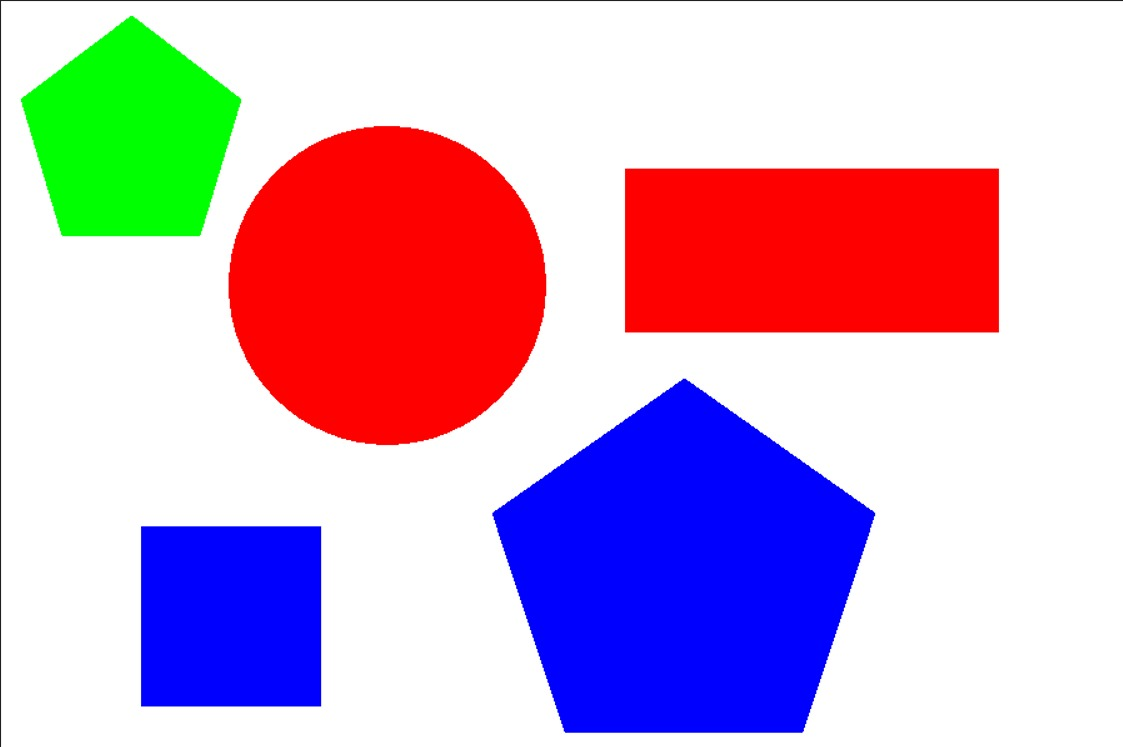
#> input picture Trial.jpeg, 1123 x 747 px
$ python IEEE_Project_Dectecting_objects.py
#> lines starting #> are read from the running program, lines starting #| are printed output that depends on the picture; after the words box and inside, x2 and y2 are one past the last pixel; in counts of white or black regions, pixels touching at a corner belong together

import numpy as np
import cv2 as cv


#Change Address of the image
imageFrame = cv.imread('Trial.jpeg')
#> imageFrame is the input picture: shape (747, 1123, 3); mean B, G, R 201, 173.2, 205.3

global images
images = []

# Start a while loop
# while(1):

# Reading the video from the
# webcam in image frames
# _, imageFrame = webcam.read()

# Convert the imageFrame in
# BGR(RGB color space) to
# HSV(hue-saturation-value)
# color space
hsvFrame = cv.cvtColor(imageFrame, cv.COLOR_BGR2HSV)
#> hsvFrame: shape (747, 1123, 3); mean H, S, V 24.8, 91.7, 253.8

# Set range for red color and
# define mask
red_lower = np.array([0, 50, 50], np.uint8)
red_upper = np.array([10, 255, 255], np.uint8)
red_mask = cv.inRange(hsvFrame, red_lower, red_upper)
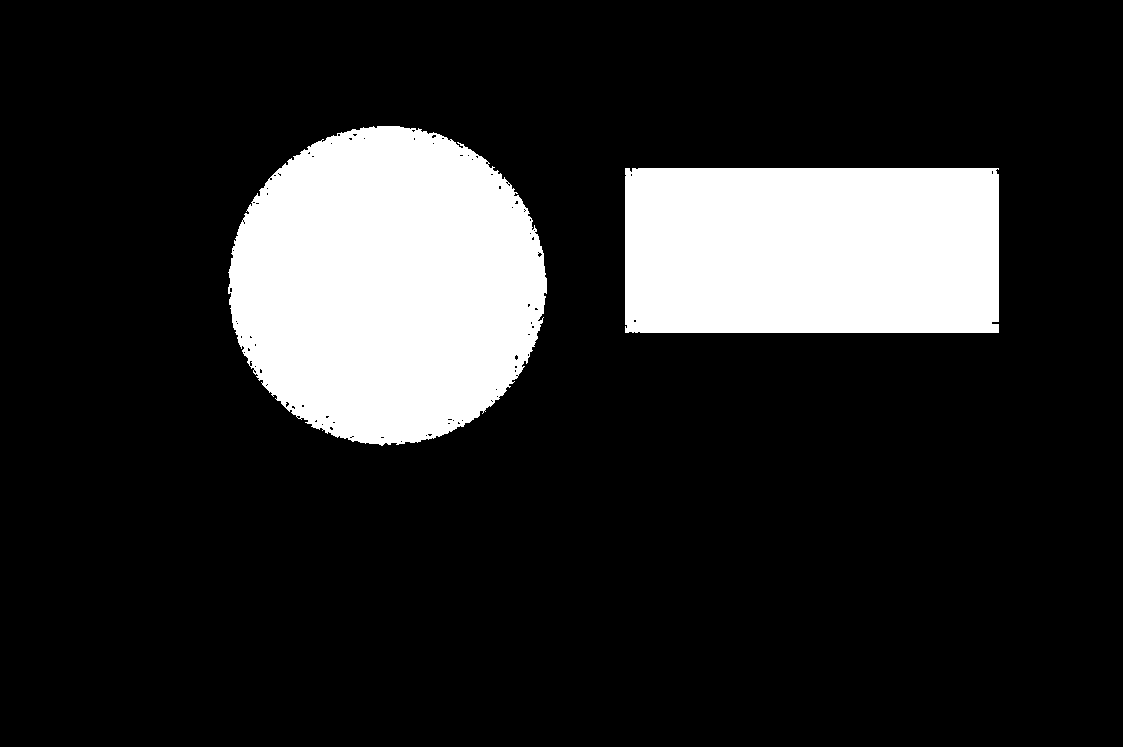
#> red_mask: shape (747, 1123); 16.8% white; 2 white regions, box (x1, y1, x2, y2) and area: (228, 126, 547, 446) 79048, (625, 168, 999, 333) 61657

# Set range for green color and
# define mask
green_lower = np.array([50, 100, 100], np.uint8)
green_upper = np.array([60, 255, 255], np.uint8)
green_mask = cv.inRange(hsvFrame, green_lower, green_upper)
#> green_mask: shape (747, 1123); 3.9% white; 3 white regions (2 under 20 px), largest, box (x1, y1, x2, y2) and area: (22, 16, 241, 236) 32853

# Set range for blue color and
# define mask
blue_lower = np.array([94, 80, 2], np.uint8)
blue_upper = np.array([120, 255, 255], np.uint8)
blue_mask = cv.inRange(hsvFrame, blue_lower, blue_upper)
#> blue_mask: shape (747, 1123); 15.1% white; 3 white regions (1 under 20 px), largest, box (x1, y1, x2, y2) and area: (493, 379, 875, 733) 93752, (141, 526, 321, 707) 32565

# Set range for orange color and
# define mask
orange_lower = np.array([10,100,20],np.uint8)
orange_upper = np.array([25,255,255],np.uint8)
orange_mask = cv.inRange(hsvFrame, orange_lower,orange_upper)
#> orange_mask: shape (747, 1123); every value is 0

# Set range for yellow color and
# define mask
yellow_lower = np.array([25,255,255], np.uint8)
yellow_upper = np.array([45,255,255], np.uint8)
yellow_mask = cv.inRange(hsvFrame, yellow_lower, yellow_upper)


# Morphological Transform, Dilation
# for each color and bitwise_and operator
# between imageFrame and mask determines
# to detect only that particular color
kernal = np.ones((5, 5), "uint8")

# For red color
red_mask = cv.dilate(red_mask, kernal)
#> red_mask: shape (747, 1123); 17.4% white; 2 white regions, box (x1, y1, x2, y2) and area: (226, 124, 549, 448) 82242, (623, 166, 1001, 335) 63882
# res_red = cv.bitwise_and(imageFrame, imageFrame,
                            # mask = red_mask)

# For green color
green_mask = cv.dilate(green_mask, kernal)
#> green_mask: shape (747, 1123); 4.2% white; 1 white region, box (x1, y1, x2, y2) and area: (20, 14, 243, 238) 35544
# res_green = cv.bitwise_and(imageFrame, imageFrame,
                            # mask = green_mask)

# For blue color
blue_mask = cv.dilate(blue_mask, kernal)
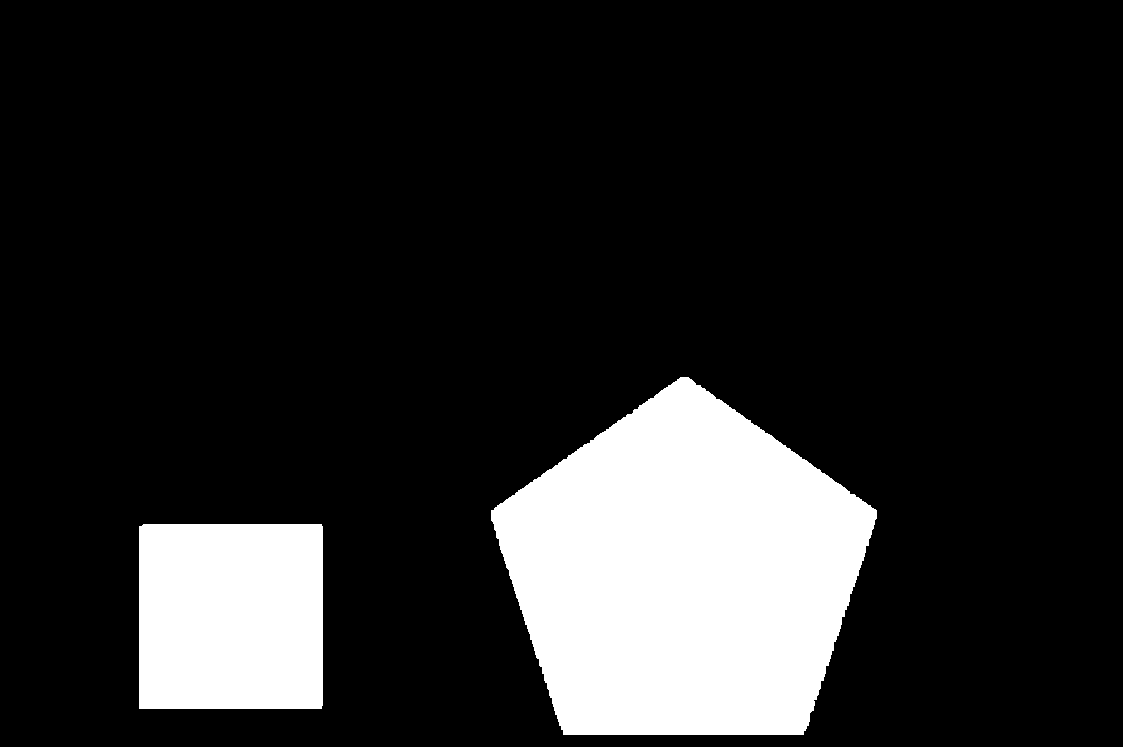
#> blue_mask: shape (747, 1123); 15.7% white; 2 white regions
# res_blue = cv.bitwise_and(imageFrame, imageFrame,
                            # mask = blue_mask)

# For orange color
orange_mask = cv.dilate(orange_mask,kernal)
# res_orange = cv.bitwise_and(imageFrame, imageFrame,
                            #  mask = orange_mask)

# For Yellow color
yellow_mask = cv.dilate(yellow_mask, kernal)
# res_yellow = cv.bitwise_and(imageFrame, imageFrame,
                            # mask = yellow_mask)

def shape_creater(contour,imageFrame,color,l):


    shape = cv.approxPolyDP(
        contour, 0.01 * cv.arcLength(contour, True), True)
    # cv.drawContours(imageFrame,[contour],0,color,2)
        # finding center point of shape
    M = cv.moments(contour)
    if M['m00'] != 0.0:
        x = int(M['m10']/M['m00'])
        y = int(M['m01']/M['m00'])


    # putting shape name at center of each shape
    if len(shape) == 3:
        cv.putText(imageFrame, 'Triangle', (x, y),
                    cv.FONT_HERSHEY_SIMPLEX, 0.6, (0,0,0), 2)
        l.append('Triangle')


    elif len(shape) == 4 & x==y:
        cv.putText(imageFrame, 'Square', (x, y),
                    cv.FONT_HERSHEY_SIMPLEX, 0.6, (0,0,0), 2)
        l.append('Sqaure')
    elif len(shape) == 4:
        cv.putText(imageFrame, 'Rectangle', (x, y),
                    cv.FONT_HERSHEY_SIMPLEX, 0.6, (0,0,0), 2)
        l.append('Rectangle')
    elif len(shape) == 5:
        cv.putText(imageFrame, 'Pentagon', (x, y),
                    cv.FONT_HERSHEY_SIMPLEX, 0.6, (0,0,0), 2)
        l.append('Pentagon')

    elif len(shape) == 6:
        cv.putText(imageFrame, 'Hexagon', (x, y),
                    cv.FONT_HERSHEY_SIMPLEX, 0.6, (0,0,0), 2)
        l.append('Hexagon')

    elif len(shape) == 7:
        cv.putText(imageFrame, 'Heptagon', (x, y),
                    cv.FONT_HERSHEY_SIMPLEX, 0.6, (0,0,0), 2)
        l.append('Heptagon')

    else:
        cv.putText(imageFrame, 'circle', (x, y),
                    cv.FONT_HERSHEY_SIMPLEX, 0.6, (0,0,0), 2)
        l.append('Circle')
    if M['m00'] != 0.0:
        l.append((x,y))
    return l


# Creating contour to track red color
contours, hierarchy = cv.findContours(red_mask,
                                        cv.RETR_TREE,
                                        cv.CHAIN_APPROX_SIMPLE)
#> contours = 2 contours; box (x1, y1, x2, y2) and area: (226, 124, 549, 448) 81751, (623, 166, 1001, 335) 63336

for pic, contour in enumerate(contours):
    area = cv.contourArea(contour)

    x, y, w, h = cv.boundingRect(contour)
    # imageFrame = cv.rectangle(imageFrame, (x, y),
    #                             (x + w, y + h),
    #                             (0, 0, 255), 2)
    l = []
    l.append('RED')
    cv.putText(imageFrame, "Red Colour", (x, y),
                cv.FONT_HERSHEY_SIMPLEX, 0.6,
                (0, 0, 255))
    r = shape_creater(contour,imageFrame,(0,0,255),l)
    images.append(r)
#> this loop made 2 passes
#> (pic, area, w, h, shape in shape_creater) on pass 1: (0, 63336, 378, 169, [[623, 166], [623, 334], [1000, 334], [1000, 166]])
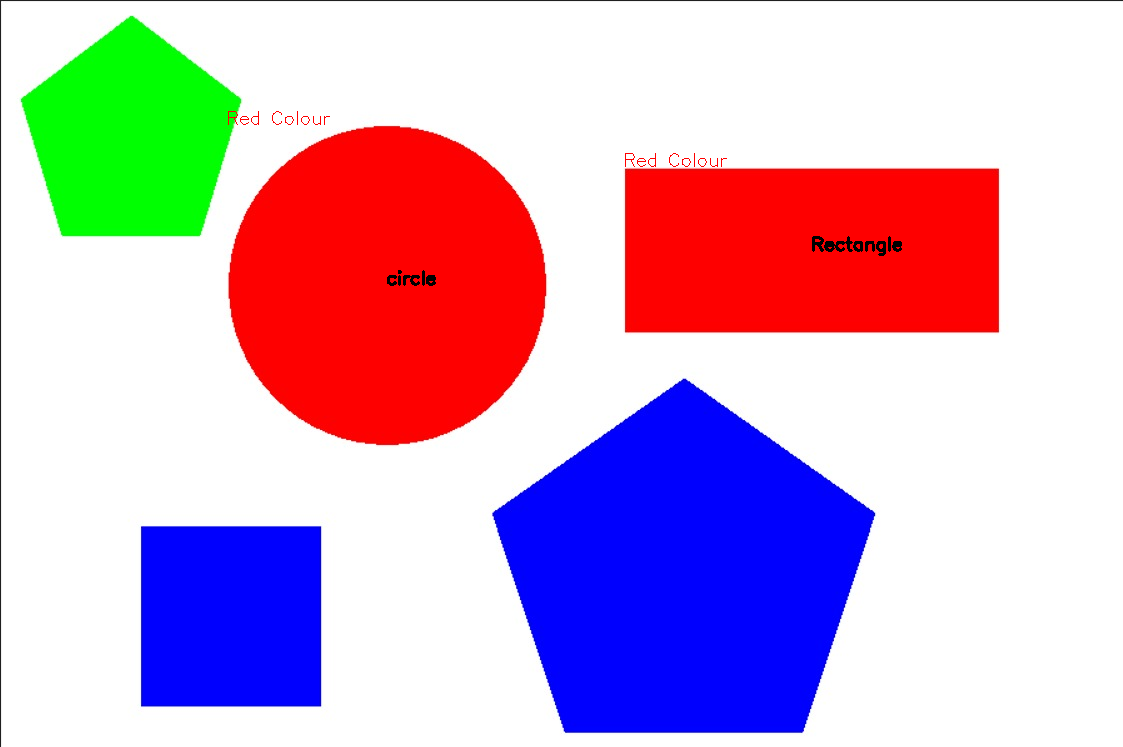
#> imageFrame: shape (747, 1123, 3); 0.18% of pixels changed, all inside (x1, y1, x2, y2) = (228, 111, 902, 286)
#> after the loop, images = [['RED', 'Rectangle', (811, 250)], ['RED', 'Circle', (386, 284)]]
# Creating contour to track green color
contours, hierarchy = cv.findContours(green_mask,
                                        cv.RETR_TREE,
                                        cv.CHAIN_APPROX_SIMPLE)
#> contours = 1 contour; box (x1, y1, x2, y2) and area: (20, 14, 243, 238) 35194

for pic, contour in enumerate(contours):
    area = cv.contourArea(contour)

    x, y, w, h = cv.boundingRect(contour)
    # imageFrame = cv.rectangle(imageFrame, (x, y),
    #                             (x + w, y + h),
    #                             (0, 255, 0), 2)
    l = []
    l.append('Green')

    cv.putText(imageFrame, "Green Colour", (x, y),
                cv.FONT_HERSHEY_SIMPLEX,
                0.6, (0, 255, 0))
    r = shape_creater(contour,imageFrame,(0,255,0),l)
    images.append(r)
#> this loop made 1 pass
#> (pic, area, w, h) on pass 1: (0, 35194.5, 223, 224)
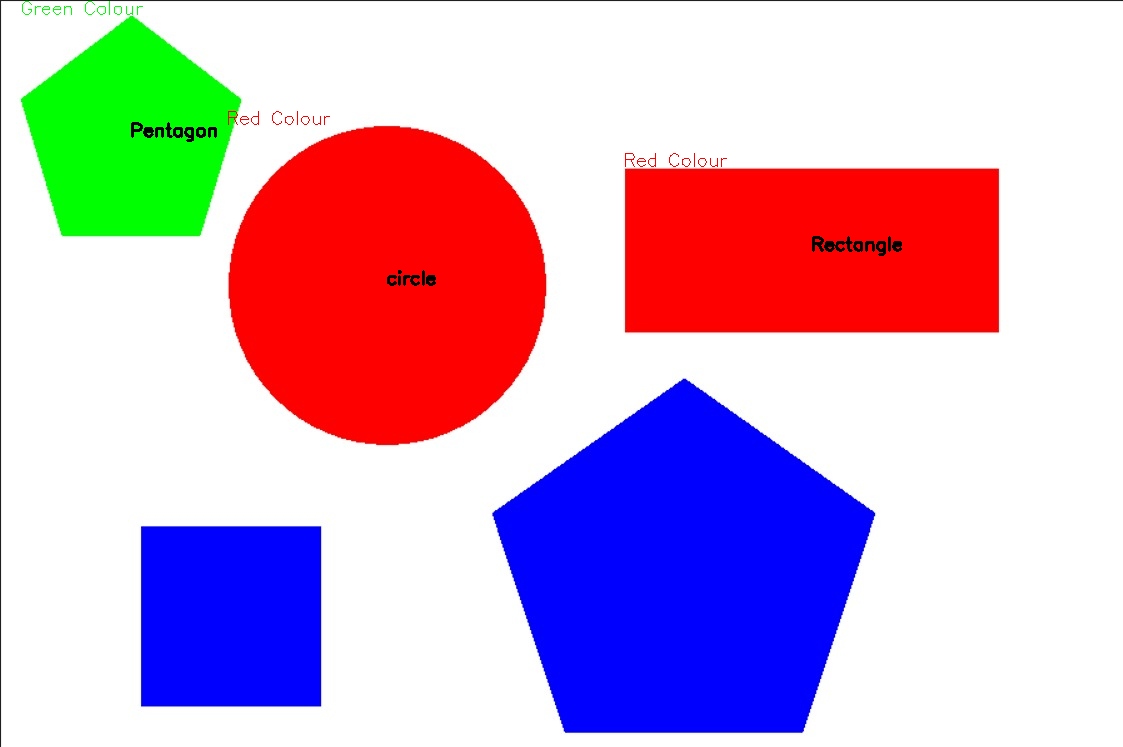
#> imageFrame: shape (747, 1123, 3); 0.11% of pixels changed, all inside (x1, y1, x2, y2) = (22, 1, 217, 142)
#> after the loop, images = [['RED', 'Rectangle', (811, 250)], ['RED', 'Circle', (386, 284)], ['Green', 'Pentagon', (130, 136)]]


# Creating contour to track blue color
contours, hierarchy = cv.findContours(blue_mask,
                                        cv.RETR_TREE,
                                        cv.CHAIN_APPROX_SIMPLE)
#> contours = 2 contours; box (x1, y1, x2, y2) and area: (491, 377, 877, 735) 96683, (139, 524, 323, 709) 33662
for pic, contour in enumerate(contours):
    area = cv.contourArea(contour)

    x, y, w, h = cv.boundingRect(contour)
    # imageFrame = cv.rectangle(imageFrame, (x, y),
    #                             (x + w, y + h),
    #                             (255, 0, 0), 2)
    l = []
    l.append('Blue')
    cv.putText(imageFrame, "Blue Colour", (x, y),
                cv.FONT_HERSHEY_SIMPLEX,
                0.6, (255, 0, 0))
    r = shape_creater(contour,imageFrame,(255,0,0),l)
    images.append(r)
#> this loop made 2 passes
#> (pic, area, w, h, shape in shape_creater) on pass 1: (0, 33662, 184, 185, [[139, 526], [139, 708], [321, 708], [321, 524]])
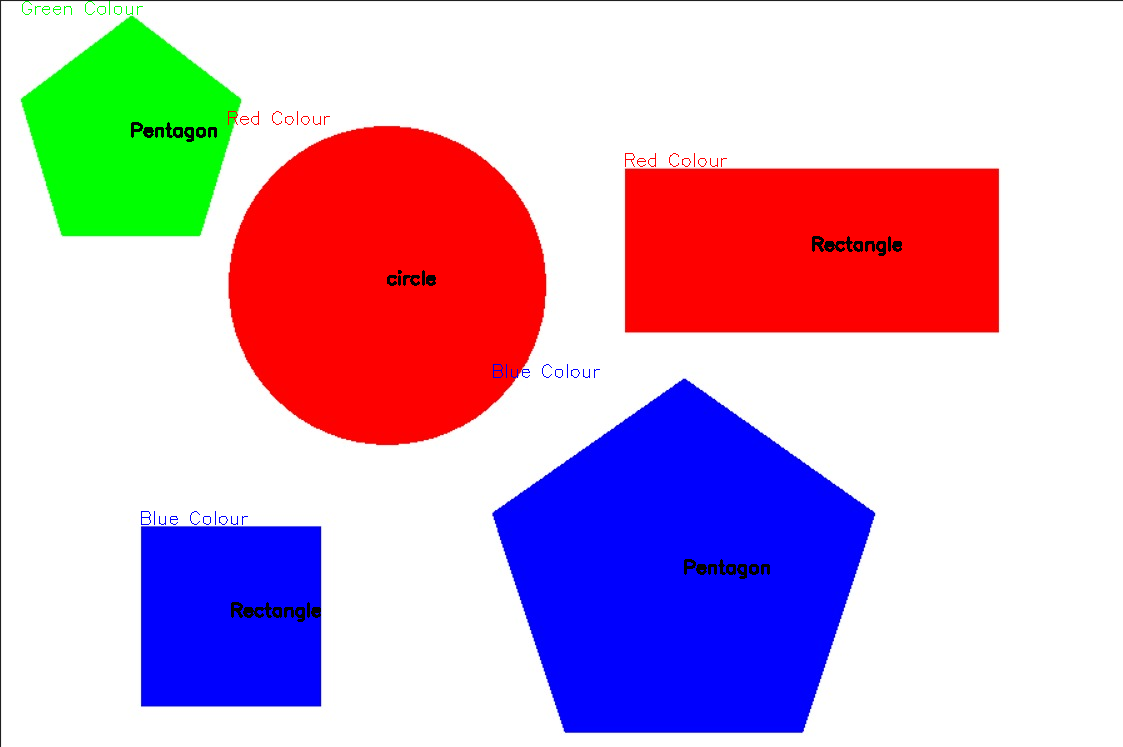
#> imageFrame: shape (747, 1123, 3); 0.22% of pixels changed, all inside (x1, y1, x2, y2) = (141, 364, 770, 622)
#> after the loop, images = [['RED', 'Rectangle', (811, 250)], ['RED', 'Circle', (386, 284)], ['Green', 'Pentagon', (130, 136)], ['Blue', 'Rectangle', (230, 616)], ['Blue', 'Pentagon', (683, 573)]]
# Creating contour to track orange color
contours, hierarchy = cv.findContours(orange_mask,
                                        cv.RETR_TREE,
                                        cv.CHAIN_APPROX_SIMPLE)
#> contours = []
for pic,contour in enumerate(contours):
    area = cv.contourArea(contour)

    x,y,w,h = cv.boundingRect(contour)
    # imageFrame = cv.rectangle(imageFrame, (x,y),
    #                             (x+w,y+h),
    #                             (10,200,255),2)
    l = []
    l.append('Orange')
    cv.putText(imageFrame,"Orange Colour", (x,y),
                cv.FONT_HERSHEY_SIMPLEX,
                0.6 ,(10,200,255))
    r = shape_creater(contour,imageFrame,(10,255,255),l)
    images.append(r)
#> this loop made 0 passes
# Creating contour to track yellow color
contours, hierarchy = cv.findContours(yellow_mask,
                                        cv.RETR_TREE,
                                        cv.CHAIN_APPROX_SIMPLE)
for pic,contour in enumerate(contours):
    area = cv.contourArea(contour)

    x,y,w,h = cv.boundingRect(contour)
    # imageFrame = cv.rectangle(imageFrame, (x,y),
    #                             (x+w,y+h),
    #                             (0,255,255),2)
    l = []
    l.append('Yellow')
    cv.putText(imageFrame,"Yellow Colour", (x,y),
                cv.FONT_HERSHEY_SIMPLEX,
                0.6 ,(0,255,255))
    r = shape_creater(contour,imageFrame,(0,255,255),l)
    images.append(r)


print(images)
#| [['RED', 'Rectangle', (811, 250)], ['RED', 'Circle', (386, 284)], ['Green', 'Pentagon', (130, 136)], ['Blue', 'Rectangle', (230, 616)], ['Blue', 'Pentagon', (683, 573)]]

# Program Termination
cv.imshow("Multiple Color Detection in Real-TIme", imageFrame)

if cv.waitKey() & 0xFF == ord('q'):
    # webcam.release()
#> (key q is pressed here)
    cv.destroyAllWindows()
